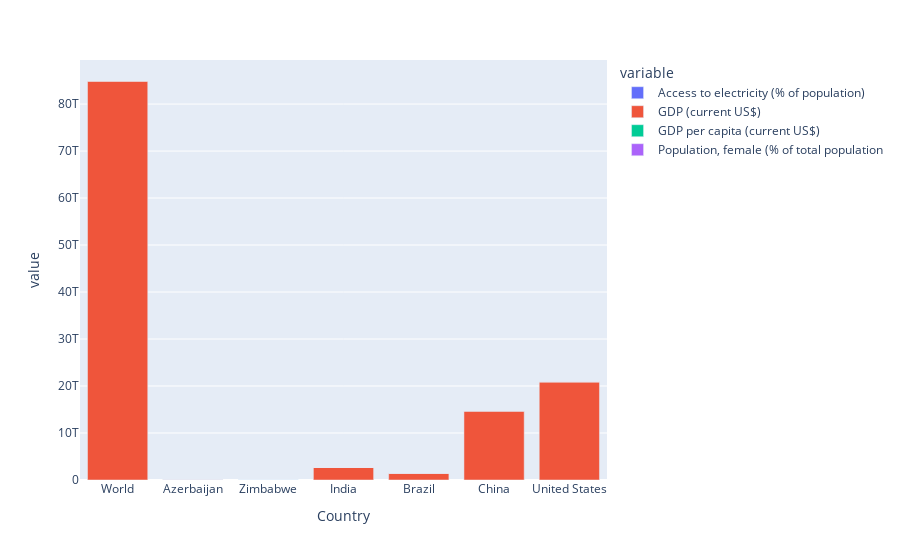

This figure's notebook cell:
### Code cell
# chart the data

fig = px.bar(df, x=df.index, y=df.columns)
fig.show()

### Figure 1 — Plotly figure (JSON) as saved in the notebook; plotly's stock layout.template omitted (floating-point values rounded to 4 significant figures)
{"data": [{"alignmentgroup": "True", "hovertemplate": "variable=Access to electricity (% of population)<br>Country=%{x}<br>value=%{y}<extra></extra>", "legendgroup": "Access to electricity (% of population)", "marker": {"color": "#636efa", "pattern": {"shape": ""}}, "name": "Access to electricity (% of population)", "offsetgroup": "Access to electricity (% of population)", "orientation": "v", "showlegend": true, "textposition": "auto", "type": "bar", "x": ["World", "Azerbaijan", "Zimbabwe", "India", "Brazil", "China", "United States"], "xaxis": "x", "y": [90.52, 100, 52.75, 99, 100, 100, 100], "yaxis": "y"}, {"alignmentgroup": "True", "hovertemplate": "variable=GDP (current US$)<br>Country=%{x}<br>value=%{y}<extra></extra>", "legendgroup": "GDP (current US$)", "marker": {"color": "#EF553B", "pattern": {"shape": ""}}, "name": "GDP (current US$)", "offsetgroup": "GDP (current US$)", "orientation": "v", "showlegend": true, "textposition": "auto", "type": "bar", "x": ["World", "Azerbaijan", "Zimbabwe", "India", "Brazil", "China", "United States"], "xaxis": "x", "y": [84910000000000.0, 42693000000, 18050000000.0, 2668000000000.0, 1449000000000.0, 14687673892882, 20893743833000], "yaxis": "y"}, {"alignmentgroup": "True", "hovertemplate": "variable=GDP per capita (current US$)<br>Country=%{x}<br>value=%{y}<extra></extra>", "legendgroup": "GDP per capita (current US$)", "marker": {"color": "#00cc96", "pattern": {"shape": ""}}, "name": "GDP per capita (current US$)", "offsetgroup": "GDP per capita (current US$)", "orientation": "v", "showlegend": true, "textposition": "auto", "type": "bar", "x": ["World", "Azerbaijan", "Zimbabwe", "India", "Brazil", "China", "United States"], "xaxis": "x", "y": [10940.0, 4230.0, 1215.0, 1933.0, 6815.0, 10410.0, 63030.0], "yaxis": "y"}, {"alignmentgroup": "True", "hovertemplate": "variable=Population, female (% of total population<br>Country=%{x}<br>value=%{y}<extra></extra>", "legendgroup": "Population, female (% of total population", "marker": {"color": "#ab63fa", "pattern": {"shape": ""}}, "name": "Population, female (% of total population", "offsetgroup": "Population, female (% of total population", "orientation": "v", "showlegend": true, "textposition": "auto", "type": "bar", "x": ["World", "Azerbaijan", "Zimbabwe", "India", "Brazil", "China", "United States"], "xaxis": "x", "y": [49.58, 50.05, 52.28, 48.04, 50.87, 48.71, 50.52], "yaxis": "y"}], "layout": {"barmode": "relative", "legend": {"title": {"text": "variable"}, "tracegroupgap": 0}, "margin": {"t": 60}, "xaxis": {"anchor": "y", "domain": [0, 1], "title": {"text": "Country"}}, "yaxis": {"anchor": "x", "domain": [0, 1], "title": {"text": "value"}}}}
